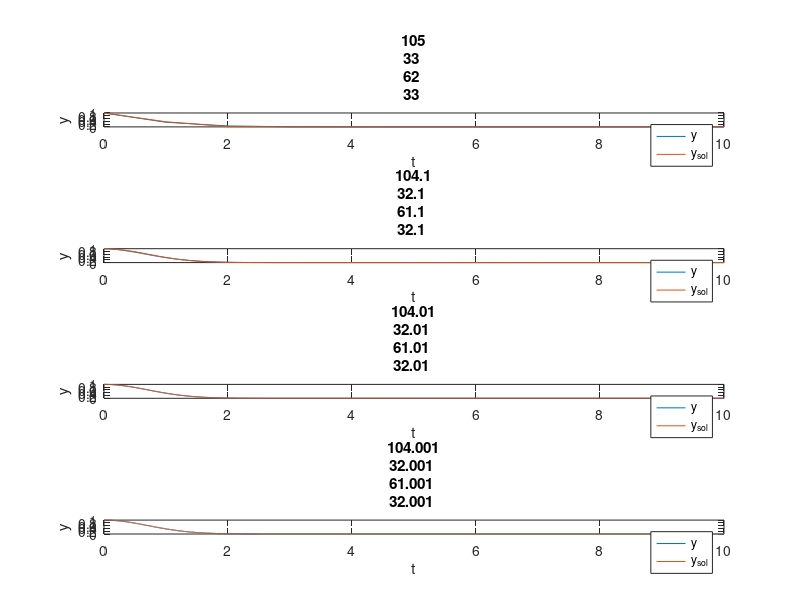
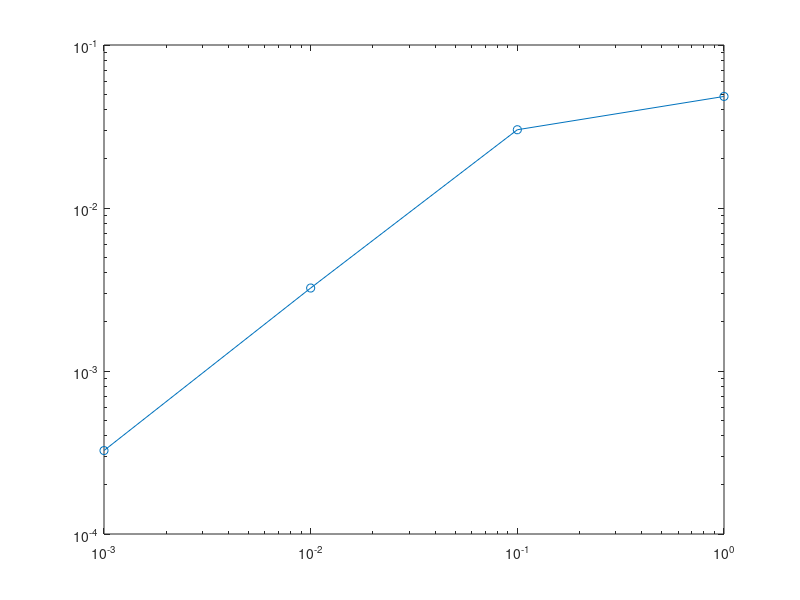

The MATLAB script that drew these images, in order:
clear;

H = [1 1e-1 1e-2 1e-3];
dy = @(t, y) -2*t*y;  

figure;
plt = 1;
maxerr = zeros(1,4);

for h=H
    t = 0:h:10;
    y = zeros(1,length(t));
    y(1) = 1;
    y_sol = exp(-t.^2);
    err = zeros(1,length(t));
    
    for k = 2:length(t)
        y(k) = y(k-1)/(1+2*h*t(k));
        err(k) = abs(y_sol(k) - y(k));
    end
    maxerr(plt) = max(err);
    subplot (4,1,plt);
    plot(t,y);
    title("h = "+h);
    xlabel("t");
    ylabel("y");
    hold on;
    plot(t,y_sol);
    legend("y", "y_{sol}");
    hold off;
    plt = plt + 1;
end
figure;
loglog(H, maxerr, '-o');

